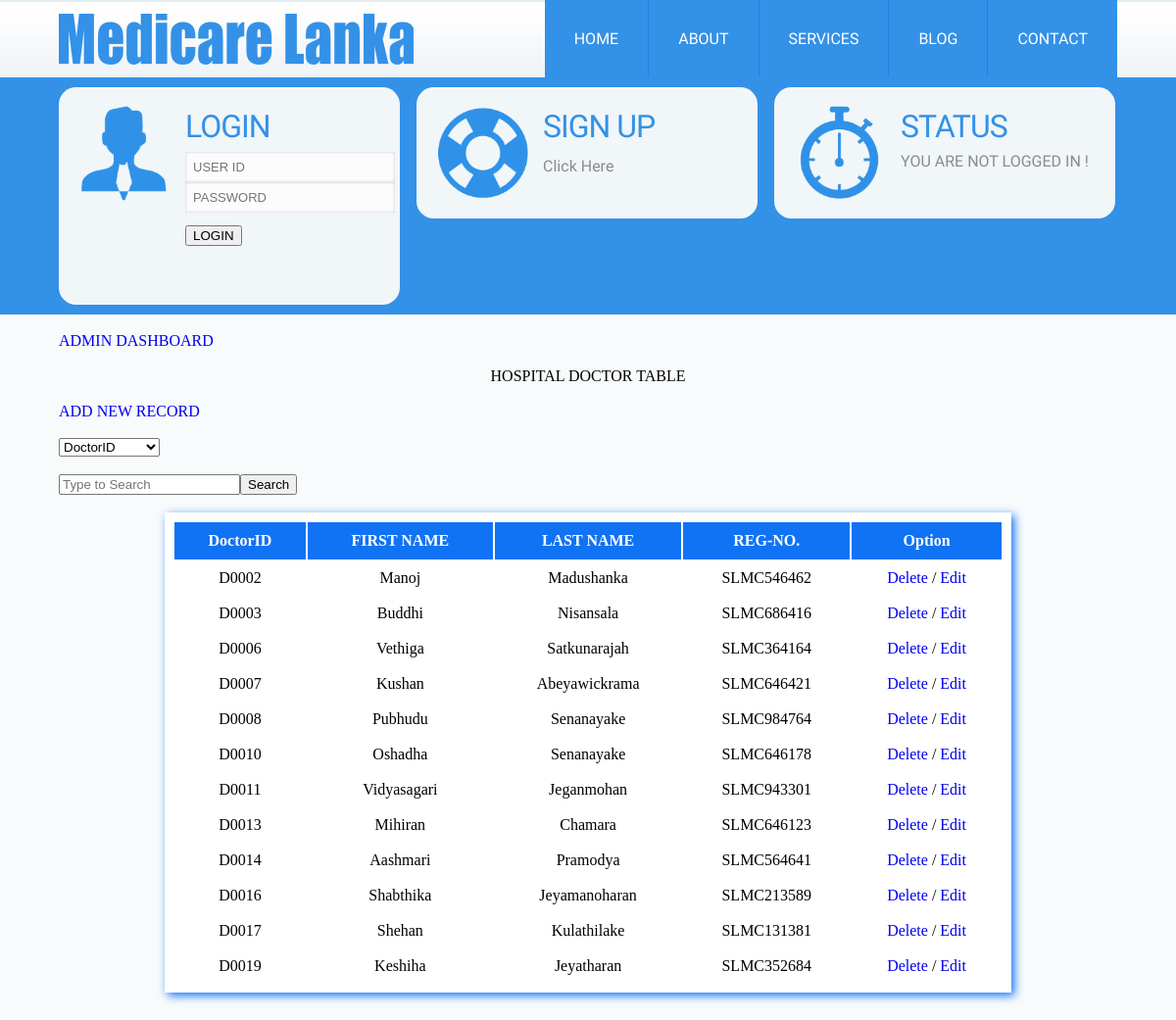
The page /admin_hospitaldoctor.php on the database its author committed.
### tables this page shows
CREATE TABLE `hospitaldoctor` (
  `d_id` varchar(5) NOT NULL,
  `d_f_name` varchar(50) NOT NULL,
  `d_l_name` varchar(50) NOT NULL,
  `reg_no` varchar(10) NOT NULL
);

### admin_hospitaldoctor.php (the view, shortened to what this page needs)
<?php
	include 'header.php';
?>
</div>
<div class="wrap">
<br>
<a class="addnew" href="admin.php" style="font-face:Khmer OS Battambang; font-size:16px;">ADMIN DASHBOARD</a></font>
<br><br>
<center><h1>HOSPITAL DOCTOR TABLE</h1></center>
<br>
<a class="addnew" href="doctor_use.php" style="font-face:Khmer OS Battambang; font-size:16px;">ADD NEW RECORD</a></font>
<br><br>
	<div class="search">
	<form method="post" action="admin_doctor_search.php">
    <select name="cbosearch">
    	<option>DoctorID</option>
    </select>
	<br><br>
	<input type="text" name="txtsearch" placeholder="Type to Search" /><input type="submit" name="cmdsearch" value="Search" />
    </form>
    </div>
	<br>
	<center>
	<table>
    	<tr>
            <th>DoctorID</th>
            <th>FIRST NAME</th>
            <th>LAST NAME</th>
            <th>REG-NO.</th>
			<th>Option</th>
    	</tr>
        <?php
			$sql = "select * from hospitaldoctor";
			$result = mysql_query($sql);
			if (!$result) {
				echo "An error has occured: ".mysql_error();
			} else {
				while($tr=mysql_fetch_array($result)) {
		?>
		<tr>
			<td align="center"><?php echo $tr[0]; ?></td>
			<td align="center"><?php echo $tr[1]; ?></td>
			<td align="center"><?php echo $tr[2]; ?></td>
			<td align="center"><?php echo $tr[3]; ?></td>
			<td align="center"><a href="doctor_use.php? txtid=<?php echo $tr[0];?>">Delete</a> / <a href="doctor_use.php? txtid=<?php echo $tr[0];?>">Edit</a> </td>
		</tr>
		<?php
				}
			}
		?>
    </table>
	</center>
	</div>
	<br><br>
</body>
</html>

### css/style.css (style rules this page uses)
html,body,div,span,applet,object,iframe,h1,h2,h3,h4,h5,h6,p,blockquote,pre,a,abbr,acronym,address,big,cite,code,del,dfn,em,img,ins,kbd,q,s,samp,small,strike,strong,sub,sup,tt,var,b,u,i,dl,dt,dd,ol,nav ul,nav li,fieldset,form,label,legend,caption,tbody,tfoot,thead,article,aside,canvas,details,embed,figure,figcaption,footer,header,hgroup,menu,nav,output,ruby,section,summary,time,mark,audio,video { margin:0;padding:0;border:0;font-size:100%;font:inherit;vertical-align:baseline; }
a { text-decoration:none; }
body { background:#F8FBFB; }
.wrap { width:70%; margin:0 auto; }
table,td,tr { padding:8px; }
table { border:1px #1073F4; width:80%; background:#FFF; height:auto; margin:auto; box-shadow:3px 3px 9px #1073F4; }
th { background:#1073F4; color:#FFF; font-weight:bold; padding:10px; align: center; }
td { border:1px #1073F4; padding: auto; align: center; }
@media screen and (max-width:1366px) { .wrap { width:90%; } }

### rows shown on the page
hospitaldoctor: d_id "D0002", d_f_name "Manoj", d_l_name "Madushanka", reg_no "SLMC546462"
hospitaldoctor: d_id "D0003", d_f_name "Buddhi", d_l_name "Nisansala", reg_no "SLMC686416"
hospitaldoctor: d_id "D0006", d_f_name "Vethiga", d_l_name "Satkunarajah", reg_no "SLMC364164"
hospitaldoctor: d_id "D0007", d_f_name "Kushan", d_l_name "Abeyawickrama", reg_no "SLMC646421"
hospitaldoctor: d_id "D0008", d_f_name "Pubhudu", d_l_name "Senanayake", reg_no "SLMC984764"
hospitaldoctor: d_id "D0010", d_f_name "Oshadha", d_l_name "Senanayake", reg_no "SLMC646178"
hospitaldoctor: d_id "D0011", d_f_name "Vidyasagari", d_l_name "Jeganmohan", reg_no "SLMC943301"
hospitaldoctor: d_id "D0013", d_f_name "Mihiran", d_l_name "Chamara", reg_no "SLMC646123"
hospitaldoctor: d_id "D0014", d_f_name "Aashmari", d_l_name "Pramodya", reg_no "SLMC564641"
hospitaldoctor: d_id "D0016", d_f_name "Shabthika", d_l_name "Jeyamanoharan", reg_no "SLMC213589"
hospitaldoctor: d_id "D0017", d_f_name "Shehan", d_l_name "Kulathilake", reg_no "SLMC131381"
hospitaldoctor: d_id "D0019", d_f_name "Keshiha", d_l_name "Jeyatharan", reg_no "SLMC352684"
